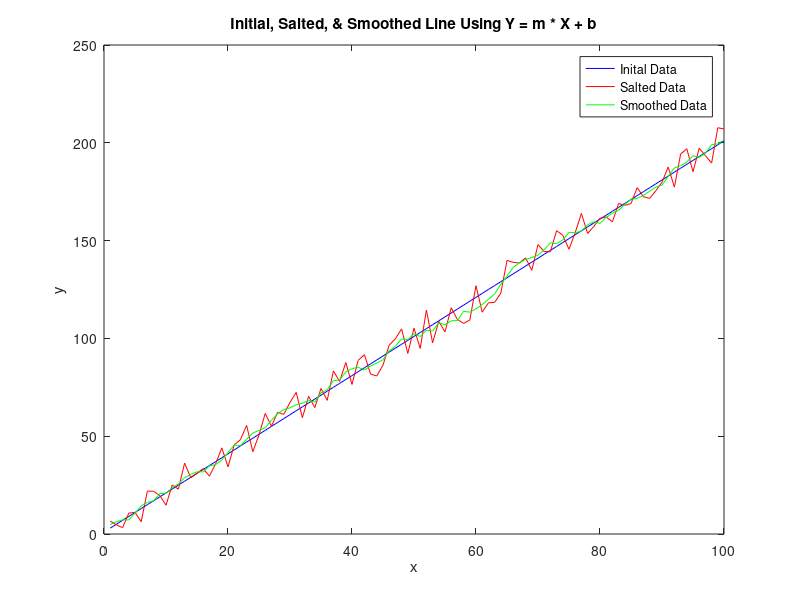

The MATLAB script that drew this image:
% Define the variables
m = 2;
b = 1;
x = 1:100;
salt_range = [0.0, 10.0]; % configurable range for salt values
window_size = 5; % window size for smoothing the salted values

% Calculate the values of y
y = m*x + b;

% Salt the data by adding or subtracting a random value from y
salted_y = y + (2*randi([0 1], size(y))-1) .* (salt_range(1) + (salt_range(2) - salt_range(1)) * rand(size(y)));

% Smooth the data using the window
smoothed_y = movmean(salted_y, window_size);

% Plot the initial data, salted data, and smoothed data on the same graph
figure;
plot(x, y, 'b-', x, salted_y, 'r-', x, smoothed_y, 'g-');
legend('Inital Data', 'Salted Data', 'Smoothed Data');
title('Initial, Salted, & Smoothed Line Using Y = m * X + b');
xlabel('x');
ylabel('y');